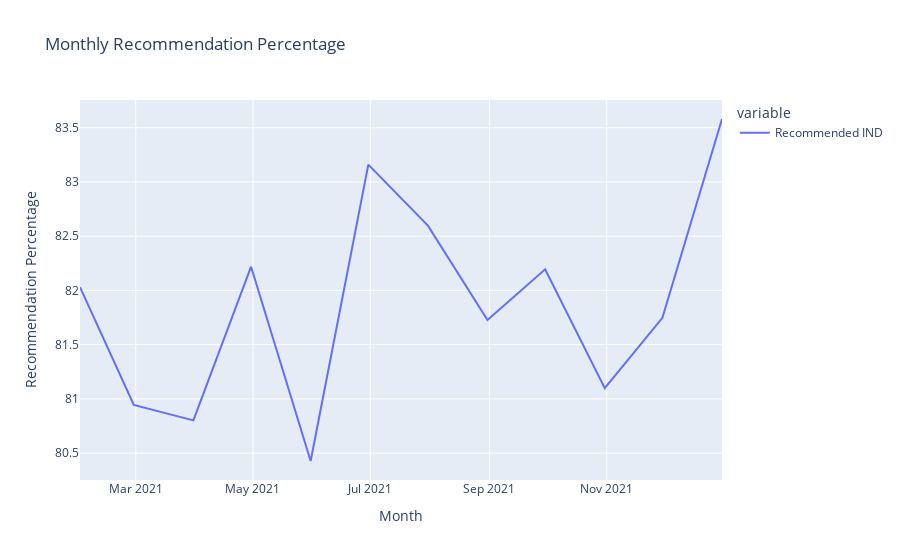

This figure's notebook cell:
### Code cell
import plotly.express as px

fig = px.line(monthly_recommendation, title='Monthly Recommendation Percentage')
fig.update_layout(xaxis_title='Month', yaxis_title='Recommendation Percentage')
fig.show()

### Figure 1 — Plotly figure (JSON) as saved in the notebook; plotly's stock layout.template omitted (floating-point values rounded to 4 significant figures)
{"data": [{"hovertemplate": "variable=Recommended IND<br>Review Date=%{x}<br>value=%{y}<extra></extra>", "legendgroup": "Recommended IND", "line": {"color": "#636efa", "dash": "solid"}, "marker": {"symbol": "circle"}, "mode": "lines", "name": "Recommended IND", "orientation": "v", "showlegend": true, "type": "scatter", "x": ["2021-01-31T00:00:00", "2021-02-28T00:00:00", "2021-03-31T00:00:00", "2021-04-30T00:00:00", "2021-05-31T00:00:00", "2021-06-30T00:00:00", "2021-07-31T00:00:00", "2021-08-31T00:00:00", "2021-09-30T00:00:00", "2021-10-31T00:00:00", "2021-11-30T00:00:00", "2021-12-31T00:00:00"], "xaxis": "x", "y": [82.03, 80.94, 80.8, 82.22, 80.43, 83.16, 82.6, 81.73, 82.19, 81.1, 81.75, 83.58], "yaxis": "y"}], "layout": {"legend": {"title": {"text": "variable"}, "tracegroupgap": 0}, "title": {"text": "Monthly Recommendation Percentage"}, "xaxis": {"anchor": "y", "domain": [0, 1], "title": {"text": "Month"}}, "yaxis": {"anchor": "x", "domain": [0, 1], "title": {"text": "Recommendation Percentage"}}}}
